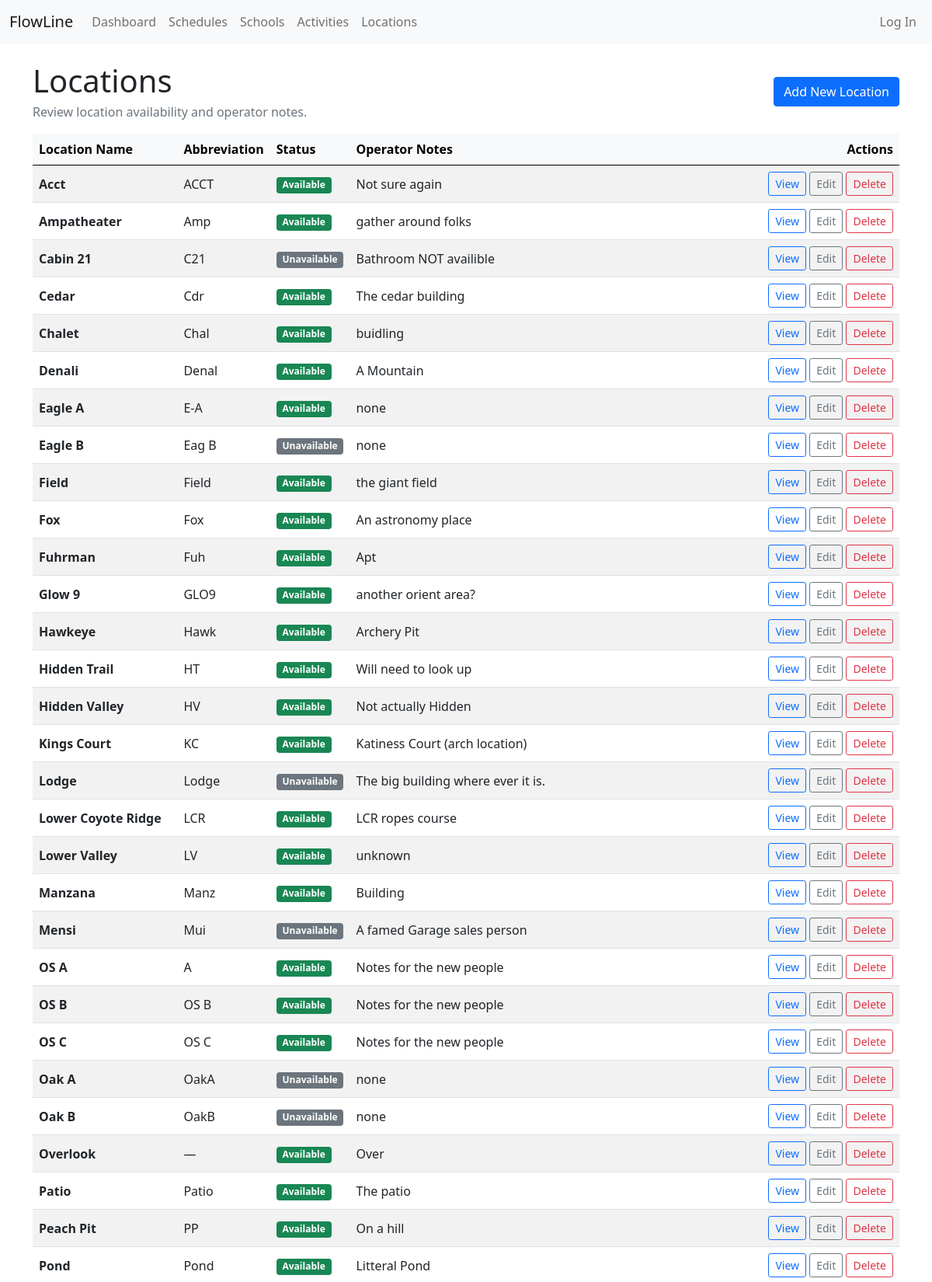
Screenshot of /location_list (upper part) with the database file from the repository.
### scheduler_app/models.py (models this page shows, shortened)
class Locations(models.Model):
    loc_name = CharField(max_length=100, unique=True)
    loc_short = CharField(max_length=5, null=True, default='5 character max')
    description = TextField(default= 'Notes for the new people', blank=True, null=True)
    availible = BooleanField(default=True)

### scheduler_app/views.py (the view)
# urls.py: path("location_list", LocationList.as_view(), name="location-list"),
class LocationList(ListView):
    model = Locations
    template_name = "pay_end/locations_list.html"
    context_object_name = 'location'
    ordering = ['loc_name',]

### scheduler_app/templates/pay_end/locations_list.html (shortened to what this page needs)
{% extends 'pay_end/base_pay.html' %}
{% block content %}
    <div class="d-flex flex-wrap justify-content-between align-items-center gap-2 mt-4 mb-3">
        <div>
            <h1 class="mb-1">Locations</h1>
            <p class="text-muted mb-0">Review location availability and operator notes.</p>
        </div>
        <a href="{% url 'add-loc' %}" class="btn btn-primary">Add New Location</a>
    </div>
    <div class="table-responsive">
        <table class="table table-striped table-hover align-middle">
            <thead class="table-light">
                <tr>
                    <th scope="col">Location Name</th>
                    <th scope="col">Abbreviation</th>
                    <th scope="col">Status</th>
                    <th scope="col">Operator Notes</th>
                    <th scope="col" class="text-end">Actions</th>
                </tr>
            </thead>
            <tbody>
                {% for loc in location %}
                    <tr>
                        <td><strong>{{ loc.loc_name }}</strong></td>
                        <td>{{ loc.loc_short|default:"—" }}</td>
                        <td>
                            {% if loc.availible %}
                                <span class="badge bg-success">Available</span>
                            {% else %}
                                <span class="badge bg-secondary">Unavailable</span>
                            {% endif %}
                        </td>
                        <td>{{ loc.description|default:"No operator notes."|truncatechars:80 }}</td>
                        <td class="text-end text-nowrap">
                            <a href="{% url 'location-detail' loc.id %}" class="btn btn-sm btn-outline-primary">View</a>
                            <a href="{% url 'location-update' loc.id %}" class="btn btn-sm btn-outline-secondary">Edit</a>
                            <a href="{% url 'location-delete' loc.id %}" class="btn btn-sm btn-outline-danger">Delete</a>
                        </td>
                    </tr>
                {% empty %}
                    <tr>
                        <td colspan="5" class="text-center text-muted py-4">No locations have been added yet.</td>
                    </tr>
                {% endfor %}
            </tbody>
        </table>
    </div>
{% endblock %}

### rows the page displays
Locations: loc_name "Acct", loc_short "ACCT", availible "Available", description "Not sure again"
Locations: loc_name "Ampatheater", loc_short "Amp", availible "Available", description "gather around folks"
Locations: loc_name "Cabin 21", loc_short "C21", availible "Unavailable", description "Bathroom NOT availible"
Locations: loc_name "Cedar", loc_short "Cdr", availible "Available", description "The cedar building"
Locations: loc_name "Chalet", loc_short "Chal", availible "Available", description "buidling"
Locations: loc_name "Denali", loc_short "Denal", availible "Available", description "A Mountain"
Locations: loc_name "Eagle A", loc_short "E-A", availible "Available", description "none"
Locations: loc_name "Eagle B", loc_short "Eag B", availible "Unavailable", description "none"
Locations: loc_name "Field", loc_short "Field", availible "Available", description "the giant field"
Locations: loc_name "Fox", loc_short "Fox", availible "Available", description "An astronomy place"
Locations: loc_name "Fuhrman", loc_short "Fuh", availible "Available", description "Apt"
Locations: loc_name "Glow 9", loc_short "GLO9", availible "Available", description "another orient area?"
Locations: loc_name "Hawkeye", loc_short "Hawk", availible "Available", description "Archery Pit"
Locations: loc_name "Hidden Trail", loc_short "HT", availible "Available", description "Will need to look up"
Locations: loc_name "Hidden Valley", loc_short "HV", availible "Available", description "Not actually Hidden"
Locations: loc_name "Kings Court", loc_short "KC", availible "Available", description "Katiness Court (arch location)"
Locations: loc_name "Lodge", loc_short "Lodge", availible "Unavailable", description "The big building where ever it is."
Locations: loc_name "Lower Coyote Ridge", loc_short "LCR", availible "Available", description "LCR ropes course"
Locations: loc_name "Lower Valley", loc_short "LV", availible "Available", description "unknown"
Locations: loc_name "Manzana", loc_short "Manz", availible "Available", description "Building"
Locations: loc_name "Mensi", loc_short "Mui", availible "Unavailable", description "A famed Garage sales person"
Locations: loc_name "OS A", loc_short "A", availible "Available", description "Notes for the new people"
Locations: loc_name "OS B", loc_short "OS B", availible "Available", description "Notes for the new people"
Locations: loc_name "OS C", loc_short "OS C", availible "Available", description "Notes for the new people"
Locations: loc_name "Oak A", loc_short "OakA", availible "Unavailable", description "none"
Locations: loc_name "Oak B", loc_short "OakB", availible "Unavailable", description "none"
Locations: loc_name "Overlook", loc_short "—", availible "Available", description "Over"
Locations: loc_name "Patio", loc_short "Patio", availible "Available", description "The patio"
Locations: loc_name "Peach Pit", loc_short "PP", availible "Available", description "On a hill"
Locations: loc_name "Pond", loc_short "Pond", availible "Available", description "Litteral Pond"
